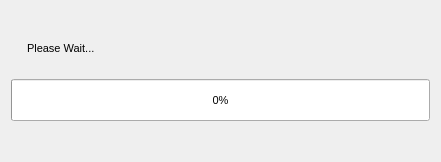
<?xml version="1.0"?>
<ui version="4.0">
  <class>StatusDialog</class>
  <widget class="QDialog" name="IDD_STATUSDLG">
    <property name="geometry">
      <rect>
        <x>0</x>
        <y>0</y>
        <width>441</width>
        <height>162</height>
      </rect>
    </property>
    <property name="font">
      <font>
        <family>Liberation Sans</family>
        <pointsize>8</pointsize>
        <bold>false</bold>
        <italic>false</italic>
      </font>
    </property>
    <property name="enabled">
      <bool>true</bool>
    </property>
    <property name="windowFlags">
      <set>Qt::Dialog|Qt::WindowCloseButtonHint</set>
    </property>
    <property name="minimumSize">
      <size>
        <width>441</width>
        <height>162</height>
      </size>
    </property>
    <property name="maximumSize">
      <size>
        <width>441</width>
        <height>162</height>
      </size>
    </property>
    <widget class="QLabel" name="IDC_STATUSTEXT">
      <property name="geometry">
        <rect>
          <x>27</x>
          <y>42</y>
          <width>403</width>
          <height>21</height>
        </rect>
      </property>
      <property name="text">
        <string>Please Wait...</string>
      </property>
      <property name="visible">
        <bool>true</bool>
      </property>
      <property name="enabled">
        <bool>true</bool>
      </property>
      <property name="alignment">
        <set>Qt::AlignLeft</set>
      </property>
    </widget>
    <widget class="QProgressBar" name="IDC_STATUSPROGRESS">
      <property name="geometry">
        <rect>
          <x>11</x>
          <y>79</y>
          <width>419</width>
          <height>42</height>
        </rect>
      </property>
      <property name="visible">
        <bool>true</bool>
      </property>
      <property name="enabled">
        <bool>true</bool>
      </property>
      <property name="orientation">
        <enum>Qt::Horizontal</enum>
      </property>
      <property name="minimum">
        <number>0</number>
      </property>
      <property name="maximum">
        <number>100</number>
      </property>
      <property name="value">
        <number>0</number>
      </property>
    </widget>
    <action name="IDD_ORPHANHUNTER">
      <property name="text">
        <string>Orphan Hunter</string>
      </property>
    </action>
    <action name="IDD_REORDER_PAGES">
      <property name="text">
        <string>Reorder Net Pages</string>
      </property>
    </action>
    <action name="IDD_SHOW_ALL_CHECKED_OUT">
      <property name="text">
        <string>Show All Pages Checked Out</string>
      </property>
    </action>
    <action name="IDM_IMPORT_BITMAP">
      <property name="text">
        <string>Bitmap/Animation Converter...</string>
      </property>
    </action>
    <action name="ID_APP_ABOUT">
      <property name="text">
        <string>&amp;About editor...</string>
      </property>
    </action>
    <action name="ID_APP_EXIT">
      <property name="text">
        <string>E&amp;xit</string>
      </property>
      <property name="shortcut">
        <string>Alt+X</string>
      </property>
    </action>
    <action name="ID_BRIEFING_EDITOR">
      <property name="text">
        <string>Briefing Editor...</string>
      </property>
    </action>
    <action name="ID_BUTTON_LIGHTING">
      <property name="text">
        <string>ID_BUTTON_LIGHTING</string>
      </property>
    </action>
    <action name="ID_BUTTON_OUTLINE">
      <property name="text">
        <string>ID_BUTTON_OUTLINE</string>
      </property>
    </action>
    <action name="ID_BUTTON_WINDOWSELECTION">
      <property name="text">
        <string>ID_BUTTON_WINDOWSELECTION</string>
      </property>
    </action>
    <action name="ID_D3HELP">
      <property name="text">
        <string>Help on D3 Editor</string>
      </property>
    </action>
    <action name="ID_EDITORS_AIPROPERTIES">
      <property name="text">
        <string>AI Properties...</string>
      </property>
    </action>
    <action name="ID_EDITORS_AMBIENTSOUNDS">
      <property name="text">
        <string>Ambient Sounds...</string>
      </property>
    </action>
    <action name="ID_EDITORS_DALLAS">
      <property name="text">
        <string>Dallas Graphical Script Editor...</string>
      </property>
    </action>
    <action name="ID_EDITORS_FILES">
      <property name="text">
        <string>Files...</string>
      </property>
    </action>
    <action name="ID_EDITORS_MEGACELLS">
      <property name="text">
        <string>Megacells...</string>
      </property>
    </action>
    <action name="ID_EDIT_ADDSELECT">
      <property name="text">
        <string>Add Current Room to Selected List</string>
      </property>
    </action>
    <action name="ID_EDIT_ATTACH">
      <property name="text">
        <string>&amp;Attach</string>
      </property>
    </action>
    <action name="ID_EDIT_CLEARSELECTED">
      <property name="text">
        <string>Clear Selected List</string>
      </property>
    </action>
    <action name="ID_EDIT_COPY">
      <property name="text">
        <string>&amp;Copy</string>
      </property>
      <property name="shortcut">
        <string>Ctrl+Ins</string>
      </property>
    </action>
    <action name="ID_EDIT_CUT">
      <property name="text">
        <string>Cu&amp;t</string>
      </property>
      <property name="shortcut">
        <string>Shift+Del</string>
      </property>
    </action>
    <action name="ID_EDIT_DELETE">
      <property name="text">
        <string>&amp;Delete</string>
      </property>
    </action>
    <action name="ID_EDIT_LOADSCRAP">
      <property name="text">
        <string>Load Scrap from Disk</string>
      </property>
    </action>
    <action name="ID_EDIT_PASTE">
      <property name="text">
        <string>&amp;Paste</string>
      </property>
      <property name="shortcut">
        <string>Shift+Ins</string>
      </property>
    </action>
    <action name="ID_EDIT_PLACE">
      <property name="text">
        <string>&amp;Place in Mine</string>
      </property>
    </action>
    <action name="ID_EDIT_PLACE_TERRAIN">
      <property name="text">
        <string>&amp;Place on Terrain</string>
      </property>
    </action>
    <action name="ID_EDIT_REMOVESELECT">
      <property name="text">
        <string>Remove Current Room from Selected List</string>
      </property>
    </action>
    <action name="ID_EDIT_SAVESCRAP">
      <property name="text">
        <string>Save Scrap to Disk</string>
      </property>
    </action>
    <action name="ID_EDIT_SELECTATTACHED">
      <property name="text">
        <string>Select All Rooms Attached to Current Room</string>
      </property>
    </action>
    <action name="ID_EDIT_UNDO">
      <property name="text">
        <string>&amp;Undo</string>
      </property>
      <property name="shortcut">
        <string>Alt+Backspace</string>
      </property>
    </action>
    <action name="ID_FILE_AUTOSAVE">
      <property name="text">
        <string>Autosave</string>
      </property>
      <property name="checkable">
        <bool>true</bool>
      </property>
    </action>
    <action name="ID_FILE_CHECKMINE">
      <property name="text">
        <string>&amp;Check Mine</string>
      </property>
    </action>
    <action name="ID_FILE_FIXCRACKS">
      <property name="text">
        <string>Fix Level Cracks</string>
      </property>
    </action>
    <action name="ID_FILE_FIXDEGENERATEFACES">
      <property name="text">
        <string>Fix/Remove Degenerate Faces</string>
      </property>
    </action>
    <action name="ID_FILE_IMPORT_ROOM">
      <property name="text">
        <string>Import 3DSMax Room</string>
      </property>
    </action>
    <action name="ID_FILE_INFORMATION">
      <property name="text">
        <string>&amp;Information</string>
      </property>
      <property name="shortcut">
        <string>Alt+I</string>
      </property>
    </action>
    <action name="ID_FILE_LEAVE_EDITOR">
      <property name="text">
        <string>Go to main menu...</string>
      </property>
    </action>
    <action name="ID_FILE_LEVELPROPS">
      <property name="text">
        <string>Set Selected Room(s) Properties</string>
      </property>
    </action>
    <action name="ID_FILE_LEVEL_INFO">
      <property name="text">
        <string>Edit Level Info...</string>
      </property>
    </action>
    <action name="ID_FILE_MRU_FILE1">
      <property name="text">
        <string>Recent File</string>
      </property>
      <property name="enabled">
        <bool>false</bool>
      </property>
    </action>
    <action name="ID_FILE_NEW">
      <property name="text">
        <string>&amp;New</string>
      </property>
      <property name="shortcut">
        <string>Ctrl+N</string>
      </property>
    </action>
    <action name="ID_FILE_OPEN">
      <property name="text">
        <string>&amp;Open...</string>
      </property>
      <property name="shortcut">
        <string>Ctrl+O</string>
      </property>
    </action>
    <action name="ID_FILE_PLAY640X480">
      <property name="text">
        <string>&amp;Play in 640 x 480</string>
      </property>
      <property name="shortcut">
        <string>Alt+P</string>
      </property>
    </action>
    <action name="ID_FILE_PREFERENCES">
      <property name="text">
        <string>Preferences</string>
      </property>
    </action>
    <action name="ID_FILE_PRINT">
      <property name="text">
        <string>&amp;Print...</string>
      </property>
      <property name="shortcut">
        <string>Ctrl+P</string>
      </property>
    </action>
    <action name="ID_FILE_PRINT_PREVIEW">
      <property name="text">
        <string>Print Pre&amp;view</string>
      </property>
    </action>
    <action name="ID_FILE_PRINT_SETUP">
      <property name="text">
        <string>P&amp;rint Setup...</string>
      </property>
    </action>
    <action name="ID_FILE_REMOVEDUPLICATEFACESFROMCURRENTROOM">
      <property name="text">
        <string>Remove Duplicate Faces from Current Room</string>
      </property>
    </action>
    <action name="ID_FILE_REMOVEEXTRAPOINTS">
      <property name="text">
        <string>Remove Extra Points</string>
      </property>
    </action>
    <action name="ID_FILE_RESTOREGAMESTATE">
      <property name="text">
        <string>Restore Gamestate</string>
      </property>
    </action>
    <action name="ID_FILE_SAVE">
      <property name="text">
        <string>&amp;Save</string>
      </property>
      <property name="shortcut">
        <string>Ctrl+S</string>
      </property>
    </action>
    <action name="ID_FILE_SAVEGOALTEXT">
      <property name="text">
        <string>Save Goal Text to File</string>
      </property>
    </action>
    <action name="ID_FILE_SAVE_AS">
      <property name="text">
        <string>Save &amp;As...</string>
      </property>
    </action>
    <action name="ID_FILE_SAVE_COPY_AS">
      <property name="text">
        <string>Save Copy &amp;As...</string>
      </property>
    </action>
    <action name="ID_FILE_STATS">
      <property name="text">
        <string>Show Level Stats</string>
      </property>
    </action>
    <action name="ID_FILE_UPDATE">
      <property name="text">
        <string>&amp;Update</string>
      </property>
      <property name="shortcut">
        <string>Ctrl+S</string>
      </property>
    </action>
    <action name="ID_FILE_VERIFY_LEVEL">
      <property name="text">
        <string>Verify Level</string>
      </property>
    </action>
    <action name="ID_HOTSPOT_TGA">
      <property name="text">
        <string>HotSpot TGA Extractor...</string>
      </property>
    </action>
    <action name="ID_MINE_VIEW">
      <property name="text">
        <string>Mine View</string>
      </property>
      <property name="shortcut">
        <string>F2</string>
      </property>
    </action>
    <action name="ID_OBJBUTTON">
      <property name="text">
        <string>ID_OBJBUTTON</string>
      </property>
    </action>
    <action name="ID_OBJECT_DELETEOBJECT">
      <property name="text">
        <string>Delete Object</string>
      </property>
      <property name="shortcut">
        <string>Del</string>
      </property>
    </action>
    <action name="ID_OBJECT_MOVEPLAYER">
      <property name="text">
        <string>Move Player 0 to Viewer</string>
      </property>
    </action>
    <action name="ID_OBJECT_PLACECAMERAATCURRENTFACE">
      <property name="text">
        <string>Create New Camera at Current Face</string>
      </property>
    </action>
    <action name="ID_OBJECT_PLACECAMERAATVIEWER">
      <property name="text">
        <string>Create New Camera at Viewer</string>
      </property>
    </action>
    <action name="ID_OBJECT_PLACEOBJECT">
      <property name="text">
        <string>Place Object</string>
      </property>
      <property name="shortcut">
        <string>Ins</string>
      </property>
    </action>
    <action name="ID_OBJECT_PLACESOUNDSOURCEATVIEWER">
      <property name="text">
        <string>Create SoundSource at Viewer</string>
      </property>
    </action>
    <action name="ID_OBJECT_PLACEWAYPOINTATVIEWER">
      <property name="text">
        <string>Place Waypoint at Viewer</string>
      </property>
    </action>
    <action name="ID_OBJECT_SELECTBYNUMBER">
      <property name="text">
        <string>Select Object By Number</string>
      </property>
    </action>
    <action name="ID_OBJECT_SETCAMERAFROMVIEWER">
      <property name="text">
        <string>Move Camera to Viewer</string>
      </property>
    </action>
    <action name="ID_OBJECT_SETVIEWERFROMCAMERA">
      <property name="text">
        <string>Move Viewer to Camera</string>
      </property>
    </action>
    <action name="ID_OSIRISCOMPILE">
      <property name="text">
        <string>ID_OSIRISCOMPILE</string>
      </property>
    </action>
    <action name="ID_REINIT_OPENGL">
      <property name="text">
        <string>ID_REINIT_OPENGL</string>
      </property>
    </action>
    <action name="ID_ROOM_ADD">
      <property name="text">
        <string>&amp;Add Room at Current Face</string>
      </property>
      <property name="shortcut">
        <string>Shift+A</string>
      </property>
    </action>
    <action name="ID_ROOM_ADDVERTTONEWFACE">
      <property name="text">
        <string>Add Vert to New Face</string>
      </property>
      <property name="shortcut">
        <string>Shift+V</string>
      </property>
    </action>
    <action name="ID_ROOM_ATTACHROOM">
      <property name="text">
        <string>Attach Room</string>
      </property>
    </action>
    <action name="ID_ROOM_BUILDBRIDGE">
      <property name="text">
        <string>&amp;Build Bridge</string>
      </property>
    </action>
    <action name="ID_ROOM_BUILDSMOOTHBRIDGE">
      <property name="text">
        <string>Build Smooth Bridge</string>
      </property>
      <property name="shortcut">
        <string>Ctrl+B</string>
      </property>
    </action>
    <action name="ID_ROOM_CLEARCENTERPOINT">
      <property name="text">
        <string>Clear Center Point</string>
      </property>
    </action>
    <action name="ID_ROOM_COMBINE">
      <property name="text">
        <string>Combine Rooms</string>
      </property>
    </action>
    <action name="ID_ROOM_DELETE">
      <property name="text">
        <string>Delete Current Room</string>
      </property>
    </action>
    <action name="ID_ROOM_DELETECONNECTEDFACES">
      <property name="text">
        <string>Delete Connected Faces</string>
      </property>
    </action>
    <action name="ID_ROOM_DELETEFACE">
      <property name="text">
        <string>Delete Current Face</string>
      </property>
    </action>
    <action name="ID_ROOM_DELETEPORTAL">
      <property name="text">
        <string>Delete Current Portal</string>
      </property>
    </action>
    <action name="ID_ROOM_DELETEVERT">
      <property name="text">
        <string>Delete Current Vert From Face</string>
      </property>
    </action>
    <action name="ID_ROOM_DROPROOM">
      <property name="text">
        <string>Drop Room</string>
      </property>
    </action>
    <action name="ID_ROOM_FACE_ADDVERTTOEDGE">
      <property name="text">
        <string>Add Vert To Edge</string>
      </property>
    </action>
    <action name="ID_ROOM_FACE_DELETEVERTONEDGE">
      <property name="text">
        <string>Delete Vert on Edge</string>
      </property>
    </action>
    <action name="ID_ROOM_FACE_MOVEVERTONEDGE">
      <property name="text">
        <string>Move Vert on Edge</string>
      </property>
    </action>
    <action name="ID_ROOM_FACE_SPLITFACE">
      <property name="text">
        <string>Split Face</string>
      </property>
    </action>
    <action name="ID_ROOM_FINISHNEWFACE">
      <property name="text">
        <string>Add Last Point to New Face (Finish Face)</string>
      </property>
    </action>
    <action name="ID_ROOM_GRABTEXTURE">
      <property name="text">
        <string>Grab Texture</string>
      </property>
      <property name="shortcut">
        <string>G</string>
      </property>
    </action>
    <action name="ID_ROOM_JOINROOMS">
      <property name="text">
        <string>Join Rooms</string>
      </property>
    </action>
    <action name="ID_ROOM_JOINROOMSEXACT">
      <property name="text">
        <string>Join Rooms Exact</string>
      </property>
    </action>
    <action name="ID_ROOM_JOIN_ADJACENT_FACES">
      <property name="text">
        <string>Join Adjacent Faces</string>
      </property>
    </action>
    <action name="ID_ROOM_LINKTONEWEXTERNAL">
      <property name="text">
        <string>Link Room to New External Room</string>
      </property>
    </action>
    <action name="ID_ROOM_MARK">
      <property name="text">
        <string>&amp;Mark Room/Face</string>
      </property>
      <property name="shortcut">
        <string>Ctrl+M</string>
      </property>
    </action>
    <action name="ID_ROOM_MERGEOBJECTINTOROOM">
      <property name="text">
        <string>Merge Object into Room</string>
      </property>
    </action>
    <action name="ID_ROOM_NEXTFACE">
      <property name="text">
        <string>Next Face</string>
      </property>
      <property name="shortcut">
        <string>F</string>
      </property>
    </action>
    <action name="ID_ROOM_PLACEROOM">
      <property name="text">
        <string>Place Room at Current Room</string>
      </property>
    </action>
    <action name="ID_ROOM_PLACETERRAINROOM">
      <property name="text">
        <string>Place Room at Current Terrain Cell</string>
      </property>
    </action>
    <action name="ID_ROOM_PREVIOUSFACE">
      <property name="text">
        <string>Previous Face</string>
      </property>
      <property name="shortcut">
        <string>Shift+F</string>
      </property>
    </action>
    <action name="ID_ROOM_PROPAGATETOADJACENTCOPLANARFACES">
      <property name="text">
        <string>Propagate to Adjacent Coplanar Faces</string>
      </property>
      <property name="shortcut">
        <string>Ctrl+F</string>
      </property>
    </action>
    <action name="ID_ROOM_PROPAGATETOALL">
      <property name="text">
        <string>Propagate to All Faces in Room</string>
      </property>
      <property name="shortcut">
        <string>Shift+R</string>
      </property>
    </action>
    <action name="ID_ROOM_RENAMEROOM">
      <property name="text">
        <string>Rename Room</string>
      </property>
      <property name="shortcut">
        <string>Ctrl+R</string>
      </property>
    </action>
    <action name="ID_ROOM_ROTATEPLACEDROOM45DEGREES">
      <property name="text">
        <string>Rotate Placed Room 45 Degrees</string>
      </property>
    </action>
    <action name="ID_ROOM_SAVECURRENTROOM">
      <property name="text">
        <string>Save Current Room</string>
      </property>
    </action>
    <action name="ID_ROOM_SELECTBYNUMBER">
      <property name="text">
        <string>Select Room by Number</string>
      </property>
    </action>
    <action name="ID_ROOM_SELECTFACEBYNUMBER">
      <property name="text">
        <string>Select Face by Number</string>
      </property>
    </action>
    <action name="ID_ROOM_SETCENTERFROMVIEWER">
      <property name="text">
        <string>Set Room Center from Viewer</string>
      </property>
    </action>
    <action name="ID_ROOM_SNAPPLACEDROOM">
      <property name="text">
        <string>Snap Placed Room</string>
      </property>
    </action>
    <action name="ID_ROOM_SNAPPOINTTOEDGE">
      <property name="text">
        <string>Snap Point to Edge</string>
      </property>
    </action>
    <action name="ID_ROOM_SNAPPOINTTOFACE">
      <property name="text">
        <string>Snap Point to Face</string>
      </property>
    </action>
    <action name="ID_ROOM_SNAPPOINTTOPOINT">
      <property name="text">
        <string>Snap Point to Point</string>
      </property>
    </action>
    <action name="ID_ROOM_SPLITFACE">
      <property name="text">
        <string>Triangulate face</string>
      </property>
    </action>
    <action name="ID_ROOM_STARTNEWFACE">
      <property name="text">
        <string>Add First Point to New Face (Start Face)</string>
      </property>
    </action>
    <action name="ID_ROOM_SWAPMAKEDANDCURRENTROOMFACE">
      <property name="text">
        <string>Swap Marked and Current Room/Face</string>
      </property>
    </action>
    <action name="ID_ROOM_UNDOSNAP">
      <property name="text">
        <string>Undo Snap</string>
      </property>
    </action>
    <action name="ID_ROOM_UNPLACEROOM">
      <property name="text">
        <string>Un-place Room/Group/Door</string>
      </property>
    </action>
    <action name="ID_ROOM_VIEW">
      <property name="text">
        <string>Room View</string>
      </property>
      <property name="shortcut">
        <string>F4</string>
      </property>
    </action>
    <action name="ID_SCRIPT_LEVEL_INTERFACE">
      <property name="text">
        <string>Levels and Scripts...</string>
      </property>
    </action>
    <action name="ID_SUBEDITORS_FONT">
      <property name="text">
        <string>Font Editor...</string>
      </property>
    </action>
    <action name="ID_SUBEDITORS_HOGMAKER">
      <property name="text">
        <string>Hog Maker...</string>
      </property>
    </action>
    <action name="ID_SUBEDITORS_TABLEFILEEDIT">
      <property name="text">
        <string>Table File Text Editor...</string>
      </property>
    </action>
    <action name="ID_SUBEDITORS_TABLEFILEFILTER">
      <property name="text">
        <string>Table File Filter...</string>
      </property>
    </action>
    <action name="ID_TABLEEDIT_FILE_EXIT">
      <property name="text">
        <string>&amp;Exit</string>
      </property>
    </action>
    <action name="ID_TABLEEDIT_FILE_LOAD">
      <property name="text">
        <string>&amp;Load...</string>
      </property>
    </action>
    <action name="ID_TABLEEDIT_FILE_SAVE">
      <property name="text">
        <string>&amp;Save</string>
      </property>
    </action>
    <action name="ID_TABLEEDIT_FILE_SAVE_AS">
      <property name="text">
        <string>S&amp;ave as...</string>
      </property>
    </action>
    <action name="ID_TABLEFILTER_FILE_EXIT">
      <property name="text">
        <string>Exit</string>
      </property>
    </action>
    <action name="ID_TABLEFILTER_FILE_LOAD">
      <property name="text">
        <string>Load...</string>
      </property>
    </action>
    <action name="ID_TABLEFILTER_FILE_NEW">
      <property name="text">
        <string>New</string>
      </property>
    </action>
    <action name="ID_TABLEFILTER_FILE_SAVE">
      <property name="text">
        <string>Save</string>
      </property>
    </action>
    <action name="ID_TABLEFILTER_FILE_SAVEAS">
      <property name="text">
        <string>Save as...</string>
      </property>
    </action>
    <action name="ID_TERRAIN_VIEW">
      <property name="text">
        <string>Terrain View</string>
      </property>
      <property name="shortcut">
        <string>F3</string>
      </property>
    </action>
    <action name="ID_TEST_TEST1">
      <property name="text">
        <string>Test function 1</string>
      </property>
    </action>
    <action name="ID_TEST_TEST2">
      <property name="text">
        <string>Test function 2</string>
      </property>
    </action>
    <action name="ID_TEST_TEST3">
      <property name="text">
        <string>Test function 3</string>
      </property>
    </action>
    <action name="ID_TOOLS_WORLD_OBJECTS_BUILDINGS">
      <property name="text">
        <string>Buildings...</string>
      </property>
    </action>
    <action name="ID_TOOLS_WORLD_OBJECTS_CLUTTER">
      <property name="text">
        <string>Clutter...</string>
      </property>
    </action>
    <action name="ID_TOOLS_WORLD_OBJECTS_DOOR">
      <property name="text">
        <string>Doors...</string>
      </property>
    </action>
    <action name="ID_TOOLS_WORLD_OBJECTS_LIGHTS">
      <property name="text">
        <string>Lights...</string>
      </property>
    </action>
    <action name="ID_TOOLS_WORLD_OBJECTS_PLAYER">
      <property name="text">
        <string>Player Ships...</string>
      </property>
    </action>
    <action name="ID_TOOLS_WORLD_OBJECTS_POWERUPS">
      <property name="text">
        <string>Powerups...</string>
      </property>
    </action>
    <action name="ID_TOOLS_WORLD_OBJECTS_ROBOTS">
      <property name="text">
        <string>Robots...</string>
      </property>
    </action>
    <action name="ID_TOOLS_WORLD_OBJECTS_SOUND">
      <property name="text">
        <string>Sounds...</string>
      </property>
    </action>
    <action name="ID_TOOLS_WORLD_TEXTURES">
      <property name="text">
        <string>Textures...</string>
      </property>
    </action>
    <action name="ID_TOOLS_WORLD_WEAPONS">
      <property name="text">
        <string>Weapons...</string>
      </property>
    </action>
    <action name="ID_VIEW_CENTERONCUBE">
      <property name="text">
        <string>Center on Current &amp;Room</string>
      </property>
      <property name="shortcut">
        <string>Home</string>
      </property>
    </action>
    <action name="ID_VIEW_CENTERONMINE">
      <property name="text">
        <string>Center on &amp;Mine Origin</string>
      </property>
    </action>
    <action name="ID_VIEW_CENTERONOBJECT">
      <property name="text">
        <string>Center on Current &amp;Object</string>
      </property>
    </action>
    <action name="ID_VIEW_DELETEVIEWER">
      <property name="text">
        <string>Delete Viewer</string>
      </property>
    </action>
    <action name="ID_VIEW_FLIP">
      <property name="text">
        <string>Flip Viewer</string>
      </property>
      <property name="shortcut">
        <string>/</string>
      </property>
    </action>
    <action name="ID_VIEW_KEYPAD_TOGGLE">
      <property name="text">
        <string>Keypad</string>
      </property>
      <property name="shortcut">
        <string>F10</string>
      </property>
    </action>
    <action name="ID_VIEW_MOVECAMERATOCURRENTOBJECT">
      <property name="text">
        <string>Move camera to Current Object</string>
      </property>
    </action>
    <action name="ID_VIEW_MOVECAMERATOSELECTEDFACE">
      <property name="text">
        <string>Move camera to &amp;Current Face</string>
      </property>
      <property name="shortcut">
        <string>Shift+C</string>
      </property>
    </action>
    <action name="ID_VIEW_MOVECAMERATOSELECTEDROOM">
      <property name="text">
        <string>Move camera to &amp;Current Room</string>
      </property>
      <property name="shortcut">
        <string>C</string>
      </property>
    </action>
    <action name="ID_VIEW_NEWVIEWER">
      <property name="text">
        <string>New Viewer</string>
      </property>
    </action>
    <action name="ID_VIEW_NEXTVIEWER">
      <property name="text">
        <string>Next Viewer</string>
      </property>
    </action>
    <action name="ID_VIEW_RESETVIEWRADIUS">
      <property name="text">
        <string>Reset View Radius</string>
      </property>
    </action>
    <action name="ID_VIEW_SHOWOBJECTSINWIREFRAMEVIEW">
      <property name="text">
        <string>Show objects in Wireframe view</string>
      </property>
    </action>
    <action name="ID_VIEW_SHOWVIEWERFORWARDVECTOR">
      <property name="text">
        <string>Show Viewer Forward Vector</string>
      </property>
    </action>
    <action name="ID_VIEW_STATUS_BAR">
      <property name="text">
        <string>&amp;Status Bar</string>
      </property>
    </action>
    <action name="ID_VIEW_TEXTUREMINE">
      <property name="text">
        <string>Te&amp;xtured view</string>
      </property>
    </action>
    <action name="ID_VIEW_TOOLBAR">
      <property name="text">
        <string>&amp;Toolbar</string>
      </property>
    </action>
    <action name="ID_VIEW_VIEWPROP">
      <property name="text">
        <string>Display Viewer Properties</string>
      </property>
    </action>
    <action name="ID_VIEW_WIREFRAMEMINE">
      <property name="text">
        <string>&amp;Wireframe view</string>
      </property>
    </action>
    <action name="ID_WINDOW_CASCADE">
      <property name="text">
        <string>&amp;Cascade</string>
      </property>
    </action>
    <action name="ID_WINDOW_TILE">
      <property name="text">
        <string>&amp;Tile</string>
      </property>
    </action>
    <action name="ID_ZBUTTON">
      <property name="text">
        <string>ID_ZBUTTON</string>
      </property>
    </action>
  </widget>
</ui>
